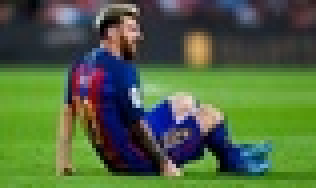
#> input picture Colab Notebooks/messi.jpg, 79 x 47 px, shrunk from 590 x 350 before the run, given in place of smpimg.jpg, which was not available (shown 4 times larger)
$ jupyter execute '181112203_CV_Assignment3(1).ipynb'   (text cells are left out)
#> lines starting #> are read from the running program, lines starting #| are printed output that depends on the picture; pictures that were not available may be replaced by others from this repository, and a replacement may not be noted
[cell 1]
import numpy as np
from google.colab.patches import cv2_imshow

import cv2
image = cv2.imread("/content/smpimg.jpg")
#> image is the input picture: shape (47, 79, 3); mean B, G, R 65.3, 101.1, 79.6

new_image = np.zeros(image.shape, image.dtype)
alpha = 1.0 # Simple contrast control
beta = 0    # Simple brightness control
alpha = float(input('* Enter the alpha value [1.0-3.0]: '))
#> the answer given: 1
beta = int(input('* Enter the beta value [0-100]: '))
#> the answer given: 3
for y in range(image.shape[0]):
    for x in range(image.shape[1]):
        for c in range(image.shape[2]):
            new_image[y,x,c] = np.clip(alpha*image[y,x,c] + beta, 0, 255)

cv2_imshow(image)
cv2_imshow( new_image)
cv2.waitKey(0)
cv2.destroyAllWindows()

[cell 2]
import numpy as np
from google.colab.patches import cv2_imshow
import cv2
img = cv2.imread("/content/smpimg.jpg")
cv2_imshow(img)
img_not = cv2.bitwise_not(img)
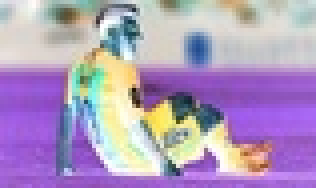
#> img_not: shape (47, 79, 3) (shown 4 times larger); mean B, G, R 189.7, 153.9, 175.4
cv2_imshow(img_not)
cv2.waitKey(0)
cv2.destroyAllWindows()

[cell 3]
import cv2
import numpy as np
from matplotlib import pyplot as plt

img = cv2.imread('/content/smpimg.jpg', -1)
cv2_imshow(img)

color = ('b','g','r')
for channel,col in enumerate(color):
    histr = cv2.calcHist([img],[channel],None,[256],[0,256])
    plt.plot(histr,color = col)
    plt.xlim([0,256])
plt.title('Histogram for color scale picture')
plt.show()
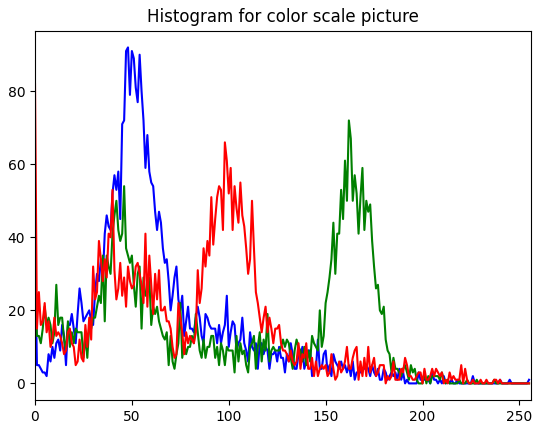
#> figure drawn by matplotlib, 1 panel; curve peaks at x = 48, y = 92; curve peaks at x = 162, y = 72; curve peaks at x = 0, y = 82
cv2.waitKey(0)
cv2.destroyAllWindows()

[cell 4]
import cv2
import numpy as np

img1 = cv2.imread('/content/smpimg.jpg',0)
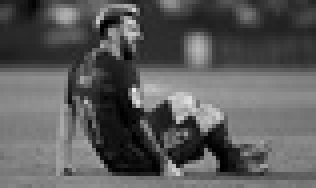
#> img1: shape (47, 79) (shown 4 times larger); min 0, max 235, mean 90.5

# Create zeros array to store the stretched image
minmax_img = np.zeros((img1.shape[0],img1.shape[1]),dtype = 'uint8')

for i in range(img1.shape[0]):
    for j in range(img1.shape[1]):
        minmax_img[i,j] = 255*(img1[i,j]-np.min(img1))/(np.max(img1)-np.min(img1))

cv2_imshow(minmax_img)
cv2.waitKey(0)

$ run again, on Colab Notebooks/road.jpg
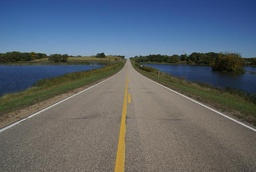
#> input picture Colab Notebooks/road.jpg, 256 x 172 px, shrunk from 600 x 402 before the run, given in place of smpimg.jpg, which was not available
#> image is the input picture: shape (172, 256, 3); mean B, G, R 109.9, 101, 92.3
#> `plt.show()`:
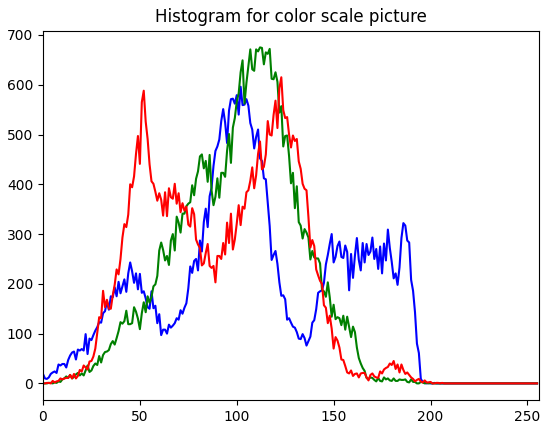
#> figure drawn by matplotlib, 1 panel; curve peaks at x = 102, y = 596; curve peaks at x = 112, y = 675; curve peaks at x = 123, y = 615
#> after the loop `for i in range(img1.shape[0]):`:
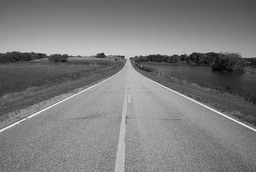
#> minmax_img: shape (172, 256); min 0, max 255, mean 125
